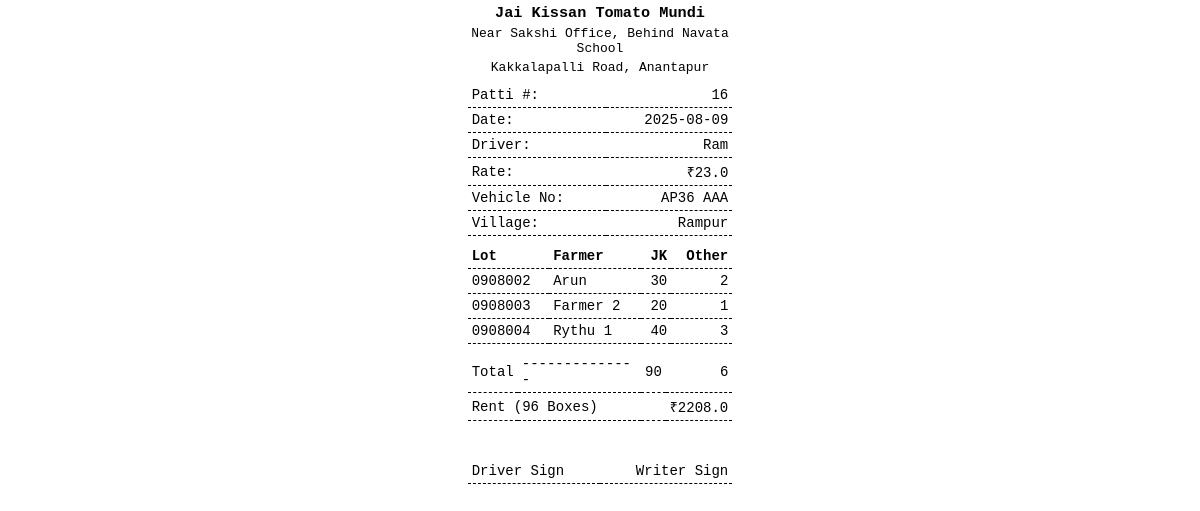
Page /receipt/driver_patti/16 on the earlier database version.
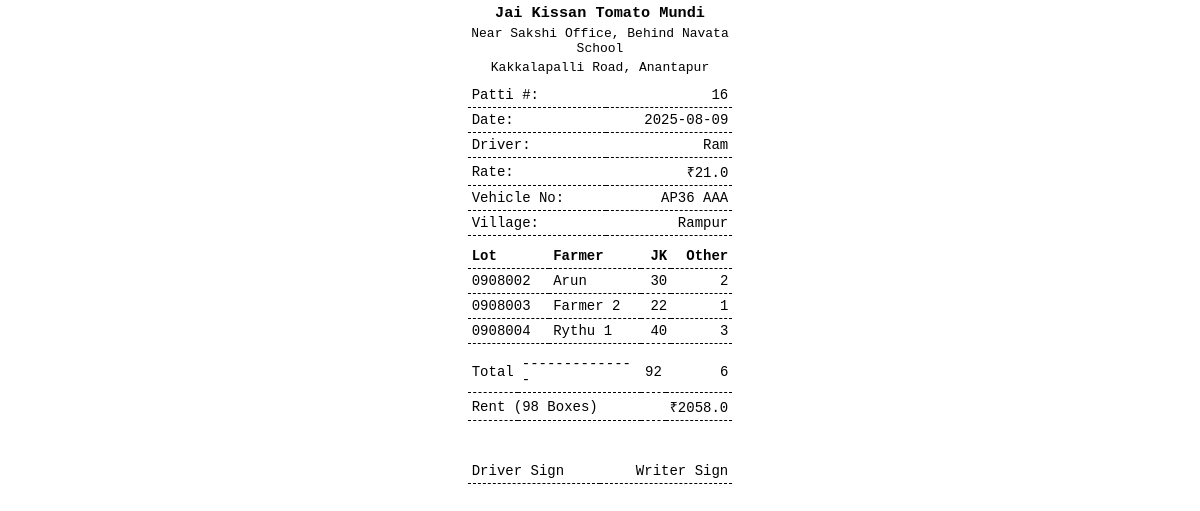
Same page on the later database version.
### app/models.py (models this page shows)
class DriverPatti(db.Model):
    id = db.Column(db.Integer, primary_key=True)
    driver_id = db.Column(db.Integer, db.ForeignKey('driver.id'))
    transport_rate = db.Column(db.Float)
    date = db.Column(db.String)

class LotInfo(db.Model):
    id = db.Column(db.Integer, primary_key=True)
    driver_patti_id = db.Column(db.Integer, db.ForeignKey('driver_patti.id'))
    farmer_id = db.Column(db.Integer, db.ForeignKey('farmer.id'))
    lot_number = db.Column(db.String(50))
    jk_boxes = db.Column(db.Integer)
    other_boxes = db.Column(db.Integer)
    transport_rate = db.Column(db.Float)
    total_boxes = db.Column(db.Integer)
    transport_amount = db.Column(db.Float)
    date = db.Column(db.String(20))

class Farmer(db.Model):
    id = db.Column(db.Integer, primary_key=True)
    name = db.Column(db.String(100), nullable=False)

### app/routes.py (the view)
@main.route("/receipt/driver_patti/<int:patti_id>")
def driver_patti_receipt(patti_id):
    db = get_db_connection()
    cur = db.cursor()
    patti = cur.execute("""
        SELECT dp.id, dp.date, d.name AS driver_name, d.vehicle_number, d.village, dp.transport_rate
        FROM driver_patti dp
        JOIN driver d ON d.id = dp.driver_id
        WHERE dp.id = ?
    """, (patti_id,)).fetchone()
    lots = cur.execute("""
        SELECT li.lot_number, f.name AS farmer_name, li.jk_boxes, li.other_boxes
        FROM lot_info li
        JOIN farmer f ON f.id = li.farmer_id
        WHERE li.driver_patti_id = ?
        ORDER BY li.lot_number
    """, (patti_id,)).fetchall()
    total_jk = sum(int(l["jk_boxes"] or 0) for l in lots)
    total_other = sum(int(l["other_boxes"] or 0) for l in lots)
    total_cost = (total_jk + total_other) * float(patti["transport_rate"])
    db.close()
    return render_template(
        "driver_patti_receipt.html",
        patti=patti,
        lots=lots,
        total_jk=total_jk,
        total_other=total_other,
        total_cost=total_cost
    )

### app/routes.py (called while the page is built)
def get_db_connection():
    conn = sqlite3.connect(DB_PATH)
    conn.row_factory = sqlite3.Row  # Allows accessing columns by name
    return conn

### app/templates/driver_patti_receipt.html (shortened to what this page needs)
<!DOCTYPE html>
<html>
<head>
</head>
<body onload="window.print()">
  <h3>Jai Kissan Tomato Mundi</h3>
  <p>Near Sakshi Office, Behind Navata School</p>
  <p>Kakkalapalli Road, Anantapur</p>
  <table>
    <tr><td>Patti #:</td><td class="right">{{ patti.id }}</td></tr>
    <tr><td>Date:</td><td class="right">{{ patti.date }}</td></tr>
    <tr><td>Driver:</td><td class="right">{{ patti.driver_name }}</td></tr>
    <tr><td>Rate:</td><td class="right">₹{{ patti.transport_rate }}</td></tr>
    <tr><td>Vehicle No:</td><td class="right">{{ patti.vehicle_number }}</td></tr>
    <tr><td>Village:</td><td class="right">{{ patti.village }}</td></tr>
  </table>
  <table>
    <thead>
      <tr><th>Lot</th><th>Farmer</th><th class="right">JK</th><th class="right">Other</th></tr>
    </thead>
    <tbody>
      {% for lot in lots %}
      <tr>
        <td>{{ lot.lot_number }}</td>
        <td>{{ lot.farmer_name }}</td>
        <td class="right">{{ lot.jk_boxes }}</td>
        <td class="right">{{ lot.other_boxes }}</td>
      </tr>
      {% endfor %}
    </tbody>
  </table>
  <table>
    <tr>
      <td>Total</td>
      <td>--------------</td>
      <td class="right">{{ total_jk }}</td>
      <td class="right">{{ total_other }}</td>
    </tr>
    <tr><td colspan="3">Rent ({{ total_jk + total_other }} Boxes)</td><td class="right">₹{{ total_cost }}</td></tr>
  </table>
  <br><br>
  <table>
    <tr><td>Driver Sign</td><td class="right">Writer Sign</td></tr>
  </table>
</body>
</html>

Differences in the rows shown:
changed DriverPatti id 16: transport_rate "23.0" → "21.0"
changed LotInfo "Farmer 2": jk_boxes "20" → "22"
Other differences:
{{ total_jk }}: "90" → "92"
{{ total_jk + total_other }}: "96" → "98"
{{ total_cost }}: "2208.0" → "2058.0"
